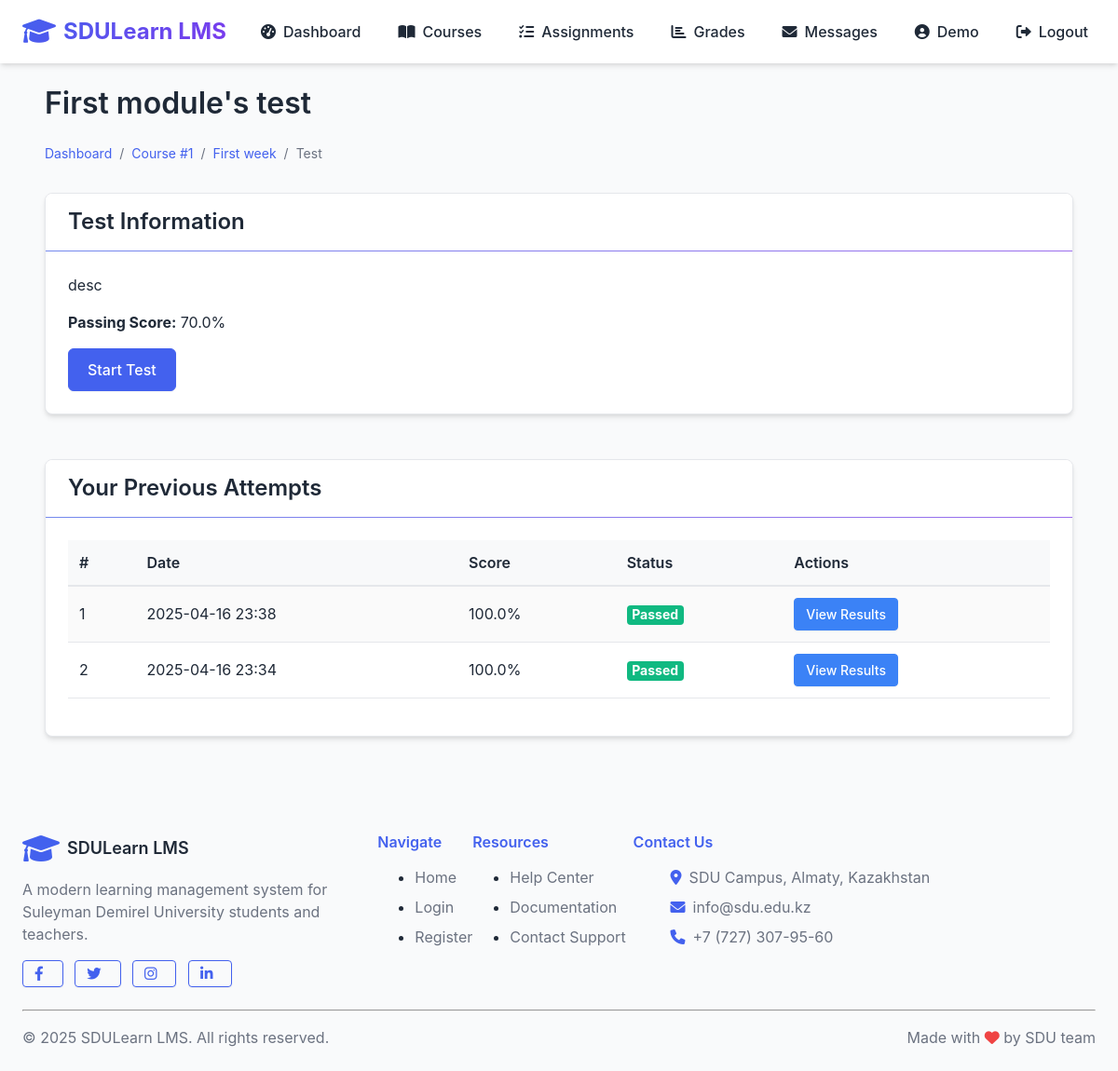
The app's page /student/tests/1 (signed in) with its own data.
### lms/models/user.py (models this page shows, shortened)
class User(db.Model, UserMixin):
    __tablename__ = 'users'
    id = db.Column(db.Integer, primary_key=True)
    first_name = db.Column(db.String(50), nullable=False)
    last_name = db.Column(db.String(50), nullable=False)
    email = db.Column(db.String(120), unique=True, nullable=False)
    password_hash = db.Column(db.String(256), nullable=False)
    role_id = db.Column(db.Integer, db.ForeignKey('roles.id'), nullable=False)
    is_active = db.Column(db.Boolean, default=True)
    created_at = db.Column(db.DateTime, default=datetime.utcnow)
    updated_at = db.Column(db.DateTime, default=datetime.utcnow, onupdate=datetime.utcnow)
    certificate_path = db.Column(db.String(255), nullable=True, default=None)
    certificate_verified = db.Column(db.Boolean, nullable=True, default=False)
    certificate_submitted_at = db.Column(db.DateTime, nullable=True, default=None)
    created_courses = db.relationship('Course', backref='teacher', lazy='dynamic')
    enrollments = db.relationship('Enrollment', back_populates='student', lazy='dynamic')
    submissions = db.relationship('Submission', back_populates='student', lazy='dynamic')
    @property
    def password(self):
        raise AttributeError('Password is not a readable attribute')
    def is_admin(self):
        return self.role.name == 'admin'
    def is_teacher(self):
        return self.role.name == 'teacher'
    def is_student(self):
        return self.role.name == 'student'

### lms/models/course.py (models this page shows, shortened)
class Test(db.Model):
    __tablename__ = 'tests'
    id = db.Column(db.Integer, primary_key=True)
    title = db.Column(db.String(100), nullable=False)
    description = db.Column(db.Text)
    passing_score = db.Column(db.Float, default=70.0)  # Default passing score is 70%
    module_id = db.Column(db.Integer, db.ForeignKey('modules.id'), nullable=False)
    created_at = db.Column(db.DateTime, default=datetime.utcnow)
    questions = db.relationship('Question', backref='test', lazy='dynamic', cascade="all, delete-orphan")
    attempts = db.relationship('TestAttempt', backref='test', lazy='dynamic', cascade="all, delete-orphan")

class Course(db.Model):
    __tablename__ = 'courses'
    id = db.Column(db.Integer, primary_key=True)
    title = db.Column(db.String(100), nullable=False)
    description = db.Column(db.Text)
    category_id = db.Column(db.Integer, db.ForeignKey('categories.id'))
    teacher_id = db.Column(db.Integer, db.ForeignKey('users.id'), nullable=False)
    image_path = db.Column(db.String(255))
    is_active = db.Column(db.Boolean, default=True)  # New field for course activation status
    is_approved = db.Column(db.Boolean, default=False)  # Field for admin approval status
    created_at = db.Column(db.DateTime, default=datetime.utcnow)
    materials = db.relationship('Material', backref='course', lazy='dynamic', cascade="all, delete-orphan")
    assignments = db.relationship('Assignment', backref='course', lazy='dynamic', cascade="all, delete-orphan")
    enrollments = db.relationship('Enrollment', back_populates='course', lazy='dynamic', cascade="all, delete-orphan")
    modules = db.relationship('Module', backref='course', lazy='dynamic', cascade="all, delete-orphan")

class Module(db.Model):
    __tablename__ = 'modules'
    id = db.Column(db.Integer, primary_key=True)
    title = db.Column(db.String(100), nullable=False)
    description = db.Column(db.Text)
    order = db.Column(db.Integer, default=0)  # For ordering modules in a course
    course_id = db.Column(db.Integer, db.ForeignKey('courses.id'), nullable=False)
    created_at = db.Column(db.DateTime, default=datetime.utcnow)
    materials = db.relationship('Material', backref='module', lazy='dynamic', cascade="all, delete-orphan")
    tests = db.relationship('Test', backref='module', lazy='dynamic', cascade="all, delete-orphan")

class TestAttempt(db.Model):
    __tablename__ = 'test_attempts'
    id = db.Column(db.Integer, primary_key=True)
    student_id = db.Column(db.Integer, db.ForeignKey('users.id'), nullable=False)
    test_id = db.Column(db.Integer, db.ForeignKey('tests.id'), nullable=False)
    score = db.Column(db.Float)
    passed = db.Column(db.Boolean)
    started_at = db.Column(db.DateTime, default=datetime.utcnow)
    completed_at = db.Column(db.DateTime)
    answers = db.relationship('TestAnswer', backref='attempt', lazy='dynamic', cascade="all, delete-orphan")

### lms/routes/student.py (the view)
@student_bp.route('/tests/<int:test_id>')
@login_required
@student_required
def view_test(test_id):
    test = Test.query.get_or_404(test_id)
    module = test.module
    course = module.course
    enrollment = Enrollment.query.filter_by(
        student_id=current_user.id,
        course_id=course.id
    ).first()
    if not enrollment:
        flash('You must be enrolled in this course to take tests.', 'danger')
        return redirect(url_for('student.browse_courses'))
    attempts = TestAttempt.query.filter_by(
        test_id=test.id,
        student_id=current_user.id
    ).order_by(TestAttempt.started_at.desc()).all()
    ongoing_attempt = TestAttempt.query.filter_by(
        test_id=test.id,
        student_id=current_user.id,
        completed_at=None
    ).first()
    return render_template('student/view_test.html',
                          course=course,
                          module=module,
                          test=test,
                          attempts=attempts,
                          ongoing_attempt=ongoing_attempt)

### lms/templates/student/view_test.html (shortened to what this page needs)
{% extends 'base.html' %}
{% block content %}
<div class="container">
    <div class="row mb-4">
        <div class="col">
            <h1>{{ test.title }}</h1>
            <nav aria-label="breadcrumb">
                <ol class="breadcrumb">
                    <li class="breadcrumb-item"><a href="{{ url_for('student.dashboard') }}">Dashboard</a></li>
                    <li class="breadcrumb-item"><a href="{{ url_for('student.view_course', course_id=course.id) }}">{{ course.title }}</a></li>
                    <li class="breadcrumb-item"><a href="{{ url_for('student.view_module', module_id=module.id) }}">{{ module.title }}</a></li>
                    <li class="breadcrumb-item active">Test</li>
                </ol>
            </nav>
            <div class="card mb-4">
                <div class="card-header">
                    <h3>Test Information</h3>
                </div>
                <div class="card-body">
                    <p class="lead">{{ test.description }}</p>
                    <p><strong>Passing Score:</strong> {{ test.passing_score }}%</p>
                    {% if ongoing_attempt %}
                        <div class="alert alert-warning">
                            You have an incomplete test attempt. <a href="{{ url_for('student.take_test', attempt_id=ongoing_attempt.id) }}" class="btn btn-warning">Continue Test</a>
                        </div>
                    {% else %}
                        <a href="{{ url_for('student.start_test', test_id=test.id) }}" class="btn btn-primary">Start Test</a>
                    {% endif %}
                </div>
            </div>
        </div>
    </div>
    {% if attempts %}
        <div class="row">
            <div class="col">
                <div class="card">
                    <div class="card-header">
                        <h3>Your Previous Attempts</h3>
                    </div>
                    <div class="card-body">
                        <div class="table-responsive">
                            <table class="table table-striped">
                                <thead>
                                    <tr>
                                        <th>#</th>
                                        <th>Date</th>
                                        <th>Score</th>
                                        <th>Status</th>
                                        <th>Actions</th>
                                    </tr>
                                </thead>
                                <tbody>
                                    {% for attempt in attempts %}
                                        {% if attempt.completed_at %}
                                            <tr>
                                                <td>{{ loop.index }}</td>
                                                <td>{{ attempt.completed_at.strftime('%Y-%m-%d %H:%M') }}</td>
                                                <td>{{ attempt.score|round(1) }}%</td>
                                                <td>
                                                    {% if attempt.passed %}
                                                        <span class="badge badge-success">Passed</span>
                                                    {% else %}
                                                        <span class="badge badge-danger">Failed</span>
                                                    {% endif %}
                                                </td>
                                                <td>
                                                    <a href="{{ url_for('student.view_test_results', attempt_id=attempt.id) }}" class="btn btn-sm btn-info">View Results</a>
                                                </td>
                                            </tr>
                                        {% endif %}
                                    {% endfor %}
                                </tbody>
                            </table>
                        </div>
                    </div>
                </div>
            </div>
        </div>
    {% endif %}
</div>
{% endblock %}

### lms/templates/base.html (shortened to what this page needs)
<!DOCTYPE html>
<html lang="en">
<head>
    <link rel="stylesheet" href="{{ url_for('static', filename='css/styles.css') }}">
    <link rel="stylesheet" href="https://cdnjs.cloudflare.com/ajax/libs/font-awesome/6.0.0-beta3/css/all.min.css">
</head>
<body>
    <nav class="navbar">
        <div class="container navbar-container">
            <a href="/" class="navbar-logo">
                <i class="fas fa-graduation-cap"></i> SDULearn LMS
            </a>
            <ul class="navbar-links" id="navbar-links">
                {% if current_user.is_authenticated %}
                    {% if current_user.is_admin() %}
                        <li><a href="{{ url_for('admin.dashboard') }}" {% if request.path.startswith('/admin/dashboard') %}class="active"{% endif %}><i class="fas fa-tachometer-alt"></i> Dashboard</a></li>
                        <li><a href="{{ url_for('admin.manage_users') }}" {% if request.path.startswith('/admin/users') %}class="active"{% endif %}><i class="fas fa-users"></i> Users</a></li>
                        <li><a href="{{ url_for('admin.manage_teachers') }}" {% if request.path.startswith('/admin/teachers') %}class="active"{% endif %}><i class="fas fa-chalkboard-teacher"></i> Teachers</a></li>
                        <li><a href="{{ url_for('admin.manage_courses') }}" {% if request.path.startswith('/admin/courses') %}class="active"{% endif %}><i class="fas fa-book"></i> Courses</a></li>
                        <li><a href="{{ url_for('messages.inbox') }}" {% if request.path.startswith('/messages') %}class="active"{% endif %}><i class="fas fa-envelope"></i> Messages
                            <span id="messages-unread-badge" class="badge badge-danger" style="display: none;"></span>
                        </a></li>
                    {% elif current_user.is_student() %}
                        <li><a href="{{ url_for('student.dashboard') }}" {% if request.path.startswith('/student/dashboard') %}class="active"{% endif %}><i class="fas fa-tachometer-alt"></i> Dashboard</a></li>
                        <li><a href="{{ url_for('student.browse_courses') }}" {% if request.path.startswith('/student/courses') %}class="active"{% endif %}><i class="fas fa-book-open"></i> Courses</a></li>
                        <li><a href="{{ url_for('student.my_assignments') }}" {% if request.path.startswith('/student/assignments') %}class="active"{% endif %}><i class="fas fa-tasks"></i> Assignments</a></li>
                        <li><a href="{{ url_for('student.view_grades') }}" {% if request.path.startswith('/student/grades') %}class="active"{% endif %}><i class="fas fa-chart-bar"></i> Grades</a></li>
                        <li><a href="{{ url_for('messages.inbox') }}" {% if request.path.startswith('/messages') %}class="active"{% endif %}><i class="fas fa-envelope"></i> Messages
                        </a></li>
                    {% endif %}
                    <li><a href="{{ url_for('auth.profile') }}" {% if request.path.startswith('/auth/profile') %}class="active"{% endif %}><i class="fas fa-user-circle"></i> {{ current_user.first_name }}</a></li>
                    <li><a href="{{ url_for('auth.logout') }}"><i class="fas fa-sign-out-alt"></i> Logout</a></li>
                {% endif %}
            </ul>
        </div>
    </nav>
    <div class="container py-4">
        {% block content %}{% endblock %}
    </div>
    <footer class="bg-white py-4 mt-5 border-top">
        <div class="container">
            <div class="row">
                <div class="col-md-4">
                    <div class="d-flex align-items-center mb-3">
                        <i class="fas fa-graduation-cap text-primary mr-2" style="font-size: 2rem;"></i>
                        <h5 class="mb-0">SDULearn LMS</h5>
                    </div>
                    <p class="text-muted">A modern learning management system for Suleyman Demirel University students and teachers.</p>
                    <div class="mt-3">
                        <a href="#" class="btn btn-sm btn-outline-primary mr-2"><i class="fab fa-facebook-f"></i></a>
                        <a href="#" class="btn btn-sm btn-outline-primary mr-2"><i class="fab fa-twitter"></i></a>
                        <a href="#" class="btn btn-sm btn-outline-primary mr-2"><i class="fab fa-instagram"></i></a>
                        <a href="#" class="btn btn-sm btn-outline-primary"><i class="fab fa-linkedin-in"></i></a>
                    </div>
                </div>
                <div class="col-md-2">
                    <h6 class="mb-3 text-primary">Navigate</h6>
                    <ul class="list-unstyled">
                        <li class="mb-2"><a href="/" class="text-muted">Home</a></li>
                        <li class="mb-2"><a href="/auth/login" class="text-muted">Login</a></li>
                        <li class="mb-2"><a href="/auth/register" class="text-muted">Register</a></li>
                    </ul>
                </div>
                <div class="col-md-2">
                    <h6 class="mb-3 text-primary">Resources</h6>
                    <ul class="list-unstyled">
                        <li class="mb-2"><a href="#" class="text-muted">Help Center</a></li>
                        <li class="mb-2"><a href="#" class="text-muted">Documentation</a></li>
                        <li class="mb-2"><a href="#" class="text-muted">Contact Support</a></li>
                    </ul>
                </div>
                <div class="col-md-4">
                    <h6 class="mb-3 text-primary">Contact Us</h6>
                    <ul class="list-unstyled">
                        <li class="mb-2 d-flex align-items-center">
                            <i class="fas fa-map-marker-alt text-primary mr-2"></i>
                            <span class="text-muted">SDU Campus, Almaty, Kazakhstan</span>
                        </li>
                        <li class="mb-2 d-flex align-items-center">
                            <i class="fas fa-envelope text-primary mr-2"></i>
                            <span class="text-muted">info@sdu.edu.kz</span>
                        </li>
                        <li class="mb-2 d-flex align-items-center">
                            <i class="fas fa-phone text-primary mr-2"></i>
                            <span class="text-muted">+7 (727) 307-95-60</span>
                        </li>
                    </ul>
                </div>
            </div>
            <hr class="mt-4 mb-3">
            <div class="d-flex justify-content-between align-items-center">
                <p class="mb-0 text-muted">© 2025 SDULearn LMS. All rights reserved.</p>
                <p class="mb-0 text-muted">Made with <i class="fas fa-heart text-danger"></i> by SDU team</p>
            </div>
        </div>
    </footer>
</body>
</html>

### records on screen
User: first_name "Demo"
Test: title "First module's test", description "desc", passing_score "70.0"
Course: title "Course #1"
Module: title "First week"
TestAttempt: completed_at "2025-04-16 23:38", score "100.0", passed "Passed"
TestAttempt: completed_at "2025-04-16 23:34", score "100.0", passed "Passed"
